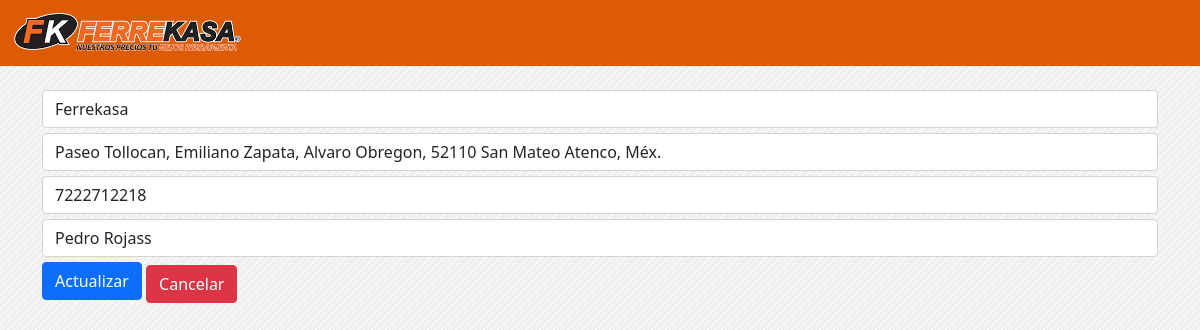
/tienda_mod.php?id_tienda=1, run on the app's committed database.
### tables this page shows
CREATE TABLE `tienda` (
  `id_tienda` int(11) NOT NULL,
  `nombre_tienda` varchar(30) DEFAULT NULL,
  `direccion` varchar(100) DEFAULT NULL,
  `telefono` varchar(11) DEFAULT NULL,
  `encargado` varchar(30) DEFAULT NULL
);

### tienda_mod.php (the view, shortened to what this page needs)
<?php
include("conexion.php");
$id = $_GET['id_tienda'];
$sql = "SELECT * FROM tienda WHERE id_tienda='$id'";
$query = mysqli_query($conn, $sql);
$row = mysqli_fetch_array($query);
?>
<!DOCTYPE html>
<html lang="en">
<head>
    <link href="https://cdn.jsdelivr.net/npm/bootstrap@5.1.3/dist/css/bootstrap.min.css" rel="stylesheet">
    <link rel="stylesheet" href="personal.css">
</head>
<body>
    <nav class="navbar navbar-expand-lg fixed-top navbar-light barra">
        <div class="container-fluid">
        <a class="navbar-brand" href="adminpage.php">
                <img src="ferrakasa.webp" alt="" height="40">
            </a>
        </div>
    </nav>
    <div class="container crud">
        <div class="col-12">
            <form action="tienda_m.php" method="POST">
                <input type="text" class="form-control " name="nombre_tienda" placeholder="Nombre" value="<?php echo $row['nombre_tienda'] ?>">
                <input type="text" class="form-control " name="direccion" placeholder="direccion" value="<?php echo $row['direccion'] ?>">
                <input type="text" class="form-control " name="telefono" placeholder="Telefono" value="<?php echo $row['telefono'] ?>">
                <input type="text" class="form-control " name="encargado" placeholder="Encargado" value="<?php echo $row['encargado'] ?>">
                <input type="submit" class="btn btn-primary btn-block" value="Actualizar">
                <a href="tienda.php" class="btn btn-danger">Cancelar</a>
            </form>
        </div>
    </div>
</body>
</html>

### personal.css (style rules this page uses)
body { z-index: 2; background-image: url(fondo.jpg); background-attachment: fixed; }
html { scroll-behavior: smooth; }
.barra { background: rgb(221, 91, 4); }
.crud { margin-top: 90px; scroll-margin-top: 70px; }
input,textarea { margin-bottom: 5px; }

### data on the page
tienda: nombre_tienda "Ferrekasa", direccion "Paseo Tollocan, Emiliano Zapata, Alvaro Obregon, 52110 San Mateo Atenco, Méx.", telefono "7222712218", encargado "Pedro Rojass"
